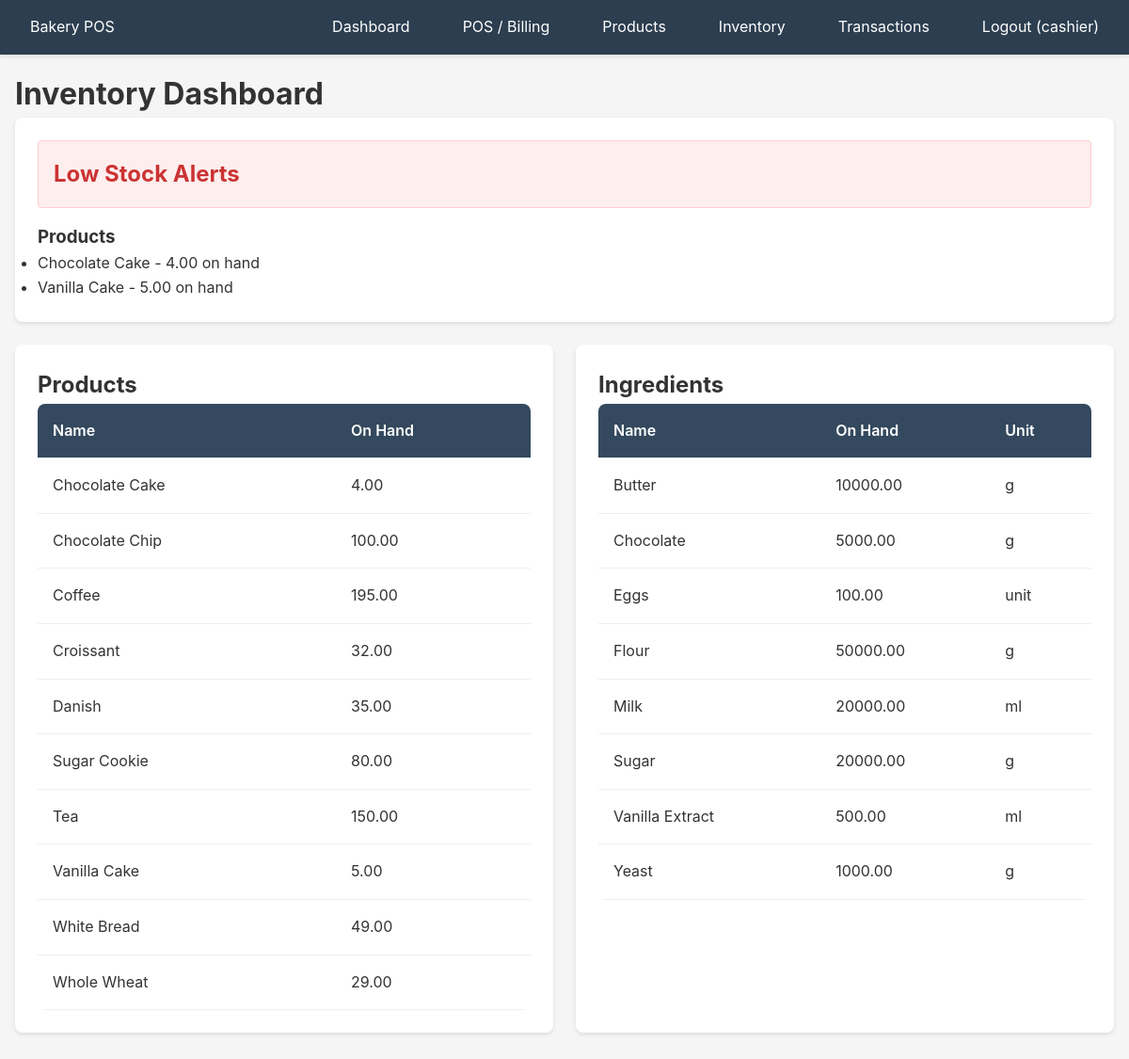
Page /inventory (signed in) on the committed database.
### app/models/user.py (models this page shows)
class User(Base):
    __tablename__ = "users"
    id = Column(Integer, primary_key=True, index=True)
    username = Column(String(50), unique=True, nullable=False, index=True)
    email = Column(String(100), unique=True, nullable=False, index=True)
    password_hash = Column(String(255), nullable=False)
    role_id = Column(Integer, ForeignKey("roles.id"), nullable=False)
    is_active = Column(Boolean, default=True)
    created_at = Column(DateTime(timezone=True), server_default=func.now())
    role = relationship("Role", back_populates="users")
    sales = relationship("Sale", back_populates="cashier")
    shifts = relationship("Shift", back_populates="cashier")
    batches = relationship("Batch", back_populates="user")

### app/models/product.py (models this page shows)
class Product(Base):
    __tablename__ = "products"
    id = Column(Integer, primary_key=True, index=True)
    sku = Column(String(50), unique=True, nullable=False, index=True)
    name = Column(String(200), nullable=False)
    category_id = Column(Integer, ForeignKey("categories.id"), nullable=False)
    price = Column(Numeric(10, 2), nullable=False)
    cost = Column(Numeric(10, 2), default=0)
    taxable = Column(Boolean, default=True)
    custom_tax_rate = Column(Numeric(5, 4), nullable=True)  # Custom tax rate for this product (e.g., 0.15 for 15%)
    is_active = Column(Boolean, default=True)
    on_hand = Column(Numeric(10, 2), default=0)
    created_at = Column(DateTime(timezone=True), server_default=func.now())
    category = relationship("Category", back_populates="products")
    sale_lines = relationship("SaleLine", back_populates="product")

### app/models/recipe.py (models this page shows)
class Ingredient(Base):
    __tablename__ = "ingredients"
    id = Column(Integer, primary_key=True, index=True)
    name = Column(String(200), nullable=False, unique=True)
    unit = Column(String(20), nullable=False)  # g, kg, ml, unit
    cost_per_unit = Column(Numeric(10, 4), nullable=False)
    on_hand = Column(Numeric(10, 2), default=0)
    reorder_point = Column(Numeric(10, 2), default=0)
    recipe_lines = relationship("RecipeLine", back_populates="ingredient")
    batch_consumption = relationship("BatchConsumption", back_populates="ingredient")

### app/routers/inventory.py (the view)
@router.get("/inventory", response_class=HTMLResponse)
async def inventory_dashboard(
    request: Request,
    user_data: dict = Depends(require_auth),
    db: Session = Depends(get_db)
):
    products = db.query(Product).filter(Product.is_active == True).order_by(Product.name).all()
    ingredients = db.query(Ingredient).order_by(Ingredient.name).all()
    low_stock_products = [p for p in products if p.on_hand < 10]  # Threshold
    low_stock_ingredients = [i for i in ingredients if i.on_hand < i.reorder_point]
    return templates.TemplateResponse(
        "inventory/dashboard.html",
        {
            "request": request,
            "user": user_data["user"],
            "products": products,
            "ingredients": ingredients,
            "low_stock_products": low_stock_products,
            "low_stock_ingredients": low_stock_ingredients
        }
    )

### app/templates/inventory/dashboard.html (shortened to what this page needs)
{% extends "base.html" %}
{% block content %}
<h1>Inventory Dashboard</h1>
{% if low_stock_products or low_stock_ingredients %}
<div class="card">
    <h2 class="alert alert-error">Low Stock Alerts</h2>
    {% if low_stock_products %}
    <h3>Products</h3>
    <ul>
        {% for product in low_stock_products %}
        <li>{{ product.name }} - {{ product.on_hand }} on hand</li>
        {% endfor %}
    </ul>
    {% endif %}
</div>
{% endif %}
<div class="grid grid-2">
    <div class="card">
        <h2>Products</h2>
        <table class="table">
            <thead>
                <tr>
                    <th>Name</th>
                    <th>On Hand</th>
                </tr>
            </thead>
            <tbody>
                {% for product in products %}
                <tr>
                    <td>{{ product.name }}</td>
                    <td>{{ product.on_hand }}</td>
                </tr>
                {% endfor %}
            </tbody>
        </table>
    </div>
    <div class="card">
        <h2>Ingredients</h2>
        <table class="table">
            <thead>
                <tr>
                    <th>Name</th>
                    <th>On Hand</th>
                    <th>Unit</th>
                </tr>
            </thead>
            <tbody>
                {% for ing in ingredients %}
                <tr>
                    <td>{{ ing.name }}</td>
                    <td>{{ ing.on_hand }}</td>
                    <td>{{ ing.unit }}</td>
                </tr>
                {% endfor %}
            </tbody>
        </table>
    </div>
</div>
{% endblock %}

### app/templates/base.html (shortened to what this page needs)
<!DOCTYPE html>
<html lang="en">
<head>
    <link rel="stylesheet" href="/static/css/style.css">
</head>
<body>
    {% if user %}
    <header class="no-print">
        <nav>
            <div>
                <a href="/dashboard">Bakery POS</a>
            </div>
            <ul>
                <li><a href="/dashboard">Dashboard</a></li>
                <li><a href="/pos/checkout">POS / Billing</a></li>
                <li><a href="/products">Products</a></li>
                <li><a href="/inventory">Inventory</a></li>
                <li><a href="/transactions/history">Transactions</a></li>
                <li><a href="/logout">Logout ({{ user.username }})</a></li>
            </ul>
        </nav>
    </header>
    {% endif %}
    <main class="container">
        {% block content %}{% endblock %}
    </main>
</body>
</html>

### app/static/css/style.css (style rules this page uses)
* { margin: 0; padding: 0; box-sizing: border-box; }
body { font-family: -apple-system, BlinkMacSystemFont, 'Segoe UI', Roboto, Oxygen, Ubuntu, Cantarell, sans-serif; font-size: 16px; line-height: 1.6; color: #333; background-color: #f5f5f5; }
.container { max-width: 1400px; margin: 0 auto; padding: 1rem; }
header { background-color: #2c3e50; color: white; padding: 1rem 0; box-shadow: 0 2px 4px rgba(0,0,0,0.1); position: sticky; top: 0; z-index: 9999; width: 100%; }
nav { display: flex; justify-content: space-between; align-items: center; padding: 0 1rem; }
nav ul { list-style: none; display: flex; gap: 1.5rem; flex-wrap: wrap; }
nav a { color: white; text-decoration: none; padding: 0.5rem 1rem; border-radius: 4px; transition: background-color 0.2s; }
.card { background: white; border-radius: 8px; padding: 1.5rem; margin-bottom: 1.5rem; box-shadow: 0 2px 4px rgba(0,0,0,0.1); }
.table { width: 100%; border-collapse: collapse; background: white; border-radius: 8px; overflow: hidden; }
.table th, .table td { padding: 1rem; text-align: left; border-bottom: 1px solid #ecf0f1; }
.table th { background-color: #34495e; color: white; font-weight: 600; }
.grid { display: grid; gap: 1.5rem; }
.grid-2 { grid-template-columns: repeat(auto-fit, minmax(300px, 1fr)); }
.alert { padding: 1rem; border-radius: 4px; margin-bottom: 1rem; }
.alert-error { background-color: #fee; color: #c33; border: 1px solid #fcc; }

### rows in the picture
User: username "cashier"
Product: name "Chocolate Cake", on_hand "4.00"
Product: name "Vanilla Cake", on_hand "5.00"
Product: name "Chocolate Chip", on_hand "100.00"
Product: name "Coffee", on_hand "195.00"
Product: name "Croissant", on_hand "32.00"
Product: name "Danish", on_hand "35.00"
Product: name "Sugar Cookie", on_hand "80.00"
Product: name "Tea", on_hand "150.00"
Product: name "White Bread", on_hand "49.00"
Product: name "Whole Wheat", on_hand "29.00"
Ingredient: name "Butter", on_hand "10000.00", unit "g"
Ingredient: name "Chocolate", on_hand "5000.00", unit "g"
Ingredient: name "Eggs", on_hand "100.00", unit "unit"
Ingredient: name "Flour", on_hand "50000.00", unit "g"
Ingredient: name "Milk", on_hand "20000.00", unit "ml"
Ingredient: name "Sugar", on_hand "20000.00", unit "g"
Ingredient: name "Vanilla Extract", on_hand "500.00", unit "ml"
Ingredient: name "Yeast", on_hand "1000.00", unit "g"
